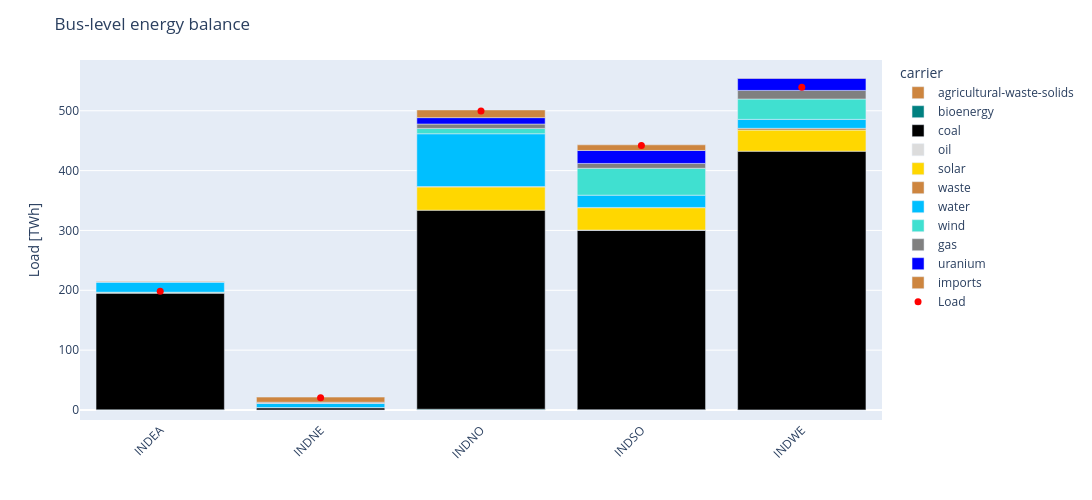

This figure's notebook cell:
### Code cell
tz_pypsa.plotting.energy_balance(network=n,
                                 period = '2023',
                                 )

### Figure 1 — Plotly figure (JSON) as saved in the notebook; plotly's stock layout.template omitted (floating-point values rounded to 4 significant figures)
{"data": [{"hovertemplate": "carrier=agricultural-waste-solids<br>bus=%{x}<br>value=%{y}<extra></extra>", "legendgroup": "agricultural-waste-solids", "marker": {"color": "peru", "pattern": {"shape": ""}}, "name": "agricultural-waste-solids", "orientation": "v", "showlegend": true, "textposition": "auto", "type": "bar", "x": ["INDEA", "INDNE", "INDNO", "INDSO", "INDWE"], "xaxis": "x", "y": [0.0, 0.0, 0.0, 0.0, 0.0], "yaxis": "y"}, {"hovertemplate": "carrier=bioenergy<br>bus=%{x}<br>value=%{y}<extra></extra>", "legendgroup": "bioenergy", "marker": {"color": "teal", "pattern": {"shape": ""}}, "name": "bioenergy", "orientation": "v", "showlegend": true, "textposition": "auto", "type": "bar", "x": ["INDEA", "INDNE", "INDNO", "INDSO", "INDWE"], "xaxis": "x", "y": [0.2146, 0.03519, 1.27, 0.4008, 0.1007], "yaxis": "y"}, {"hovertemplate": "carrier=coal<br>bus=%{x}<br>value=%{y}<extra></extra>", "legendgroup": "coal", "marker": {"color": "black", "pattern": {"shape": ""}}, "name": "coal", "orientation": "v", "showlegend": true, "textposition": "auto", "type": "bar", "x": ["INDEA", "INDNE", "INDNO", "INDSO", "INDWE"], "xaxis": "x", "y": [195.2, 3.745, 332.6, 300.1, 432.3], "yaxis": "y"}, {"hovertemplate": "carrier=oil<br>bus=%{x}<br>value=%{y}<extra></extra>", "legendgroup": "oil", "marker": {"color": "gainsboro", "pattern": {"shape": ""}}, "name": "oil", "orientation": "v", "showlegend": true, "textposition": "auto", "type": "bar", "x": ["INDEA", "INDSO"], "xaxis": "x", "y": [0.0, 0.2168], "yaxis": "y"}, {"hovertemplate": "carrier=solar<br>bus=%{x}<br>value=%{y}<extra></extra>", "legendgroup": "solar", "marker": {"color": "gold", "pattern": {"shape": ""}}, "name": "solar", "orientation": "v", "showlegend": true, "textposition": "auto", "type": "bar", "x": ["INDEA", "INDNE", "INDNO", "INDSO", "INDWE"], "xaxis": "x", "y": [1.378, 0.27, 38.89, 37.32, 35.27], "yaxis": "y"}, {"hovertemplate": "carrier=waste<br>bus=%{x}<br>value=%{y}<extra></extra>", "legendgroup": "waste", "marker": {"color": "peru", "pattern": {"shape": ""}}, "name": "waste", "orientation": "v", "showlegend": true, "textposition": "auto", "type": "bar", "x": ["INDEA", "INDNE", "INDNO", "INDSO", "INDWE"], "xaxis": "x", "y": [0.01314, 0.0, 0.5672, 0.4292, 2.944], "yaxis": "y"}, {"hovertemplate": "carrier=water<br>bus=%{x}<br>value=%{y}<extra></extra>", "legendgroup": "water", "marker": {"color": "deepskyblue", "pattern": {"shape": ""}}, "name": "water", "orientation": "v", "showlegend": true, "textposition": "auto", "type": "bar", "x": ["INDEA", "INDNE", "INDNO", "INDSO", "INDWE"], "xaxis": "x", "y": [16.92, 7.005, 88.26, 20.54, 14.97], "yaxis": "y"}, {"hovertemplate": "carrier=wind<br>bus=%{x}<br>value=%{y}<extra></extra>", "legendgroup": "wind", "marker": {"color": "turquoise", "pattern": {"shape": ""}}, "name": "wind", "orientation": "v", "showlegend": true, "textposition": "auto", "type": "bar", "x": ["INDEA", "INDNE", "INDNO", "INDSO", "INDWE"], "xaxis": "x", "y": [0.0, 0.0, 8.935, 44.94, 34.02], "yaxis": "y"}, {"hovertemplate": "carrier=gas<br>bus=%{x}<br>value=%{y}<extra></extra>", "legendgroup": "gas", "marker": {"color": "grey", "pattern": {"shape": ""}}, "name": "gas", "orientation": "v", "showlegend": true, "textposition": "auto", "type": "bar", "x": ["INDNE", "INDNO", "INDSO", "INDWE"], "xaxis": "x", "y": [1.876, 7.362, 8.057, 14.34], "yaxis": "y"}, {"hovertemplate": "carrier=uranium<br>bus=%{x}<br>value=%{y}<extra></extra>", "legendgroup": "uranium", "marker": {"color": "blue", "pattern": {"shape": ""}}, "name": "uranium", "orientation": "v", "showlegend": true, "textposition": "auto", "type": "bar", "x": ["INDNO", "INDSO", "INDWE"], "xaxis": "x", "y": [10.65, 21.72, 20.46], "yaxis": "y"}, {"hovertemplate": "carrier=imports<br>bus=%{x}<br>value=%{y}<extra></extra>", "legendgroup": "imports", "marker": {"color": "peru", "pattern": {"shape": ""}}, "name": "imports", "orientation": "v", "showlegend": true, "textposition": "auto", "type": "bar", "x": ["INDEA", "INDNE", "INDNO", "INDSO", "INDWE"], "xaxis": "x", "y": [1.084, 8.57, 12.84, 9.386, 0.2924], "yaxis": "y"}, {"marker": {"color": "red", "size": 7, "symbol": "circle"}, "mode": "markers", "name": "Load", "type": "scatter", "x": ["INDEA", "INDNE", "INDNO", "INDSO", "INDWE"], "y": [198.6, 20.64, 499.5, 442.1, 539.3]}], "layout": {"barmode": "relative", "height": 500, "legend": {"title": {"text": "carrier"}, "tracegroupgap": 0}, "margin": {"t": 60}, "title": {"text": "Bus-level energy balance"}, "width": 1200, "xaxis": {"anchor": "y", "categoryarray": ["INDEA", "INDNE", "INDNO", "INDSO", "INDWE"], "categoryorder": "array", "domain": [0, 1], "tickangle": -45, "title": {"text": ""}}, "yaxis": {"anchor": "x", "domain": [0, 1], "title": {"text": "Load [TWh]"}}}}
